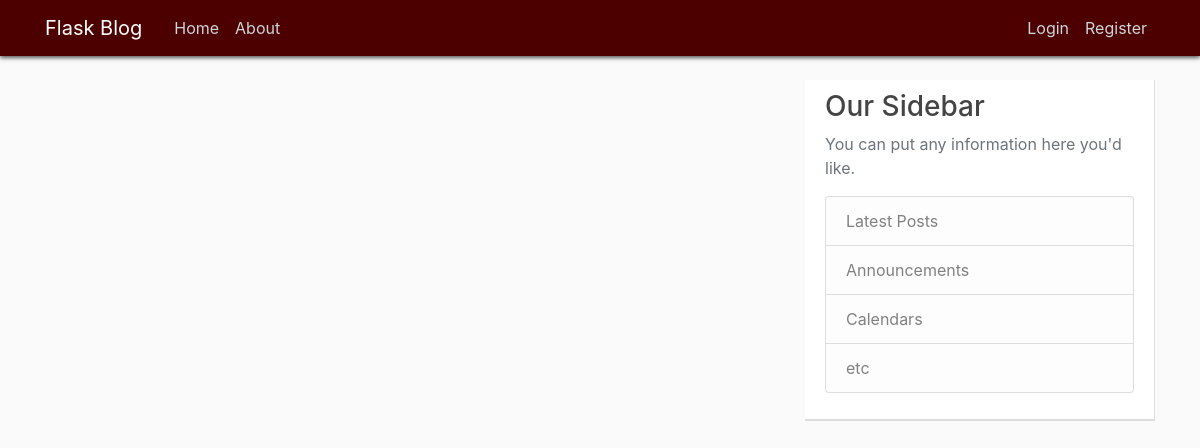
Page /home on the earlier database version.
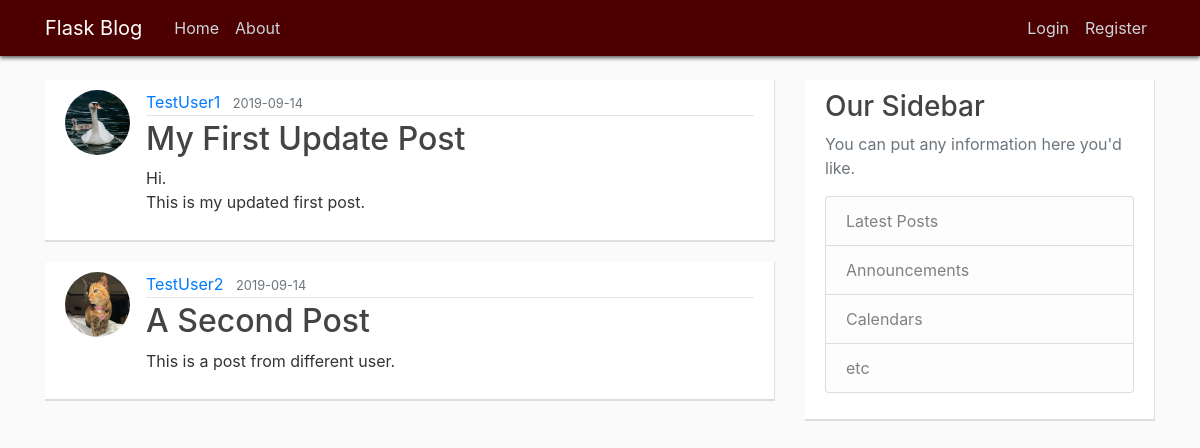
Same page on the later database version.
### pyflaskblog/models.py (models this page shows, shortened)
class Post(db.Model):
	id = db.Column(db.Integer, primary_key=True)
	title = db.Column(db.String(100), nullable=False)
	date_posted = db.Column(db.DateTime, nullable=False, default=datetime.utcnow)
	content = db.Column(db.Text, nullable=False)
	user_id = db.Column(db.Integer, db.ForeignKey('user.id'), nullable=False)

class User(db.Model, UserMixin):
	id = db.Column(db.Integer, primary_key=True)
	username = db.Column(db.String(20), unique=True, nullable=False)
	email = db.Column(db.String(120), unique=True, nullable=False)
	image_file = db.Column(db.String(20), nullable=False, default='default.jpg')
	password = db.Column(db.String(60), nullable=False)
	posts = db.relationship('Post', backref='author', lazy=True)

### pyflaskblog/routes.py (the view)
@app.route("/")
@app.route("/home")
def home():
	posts = Post.query.all()
	return render_template('home.html', posts=posts)

### pyflaskblog/templates/home.html
{% extends "layout.html" %}
{% block content %}
	{% for post in posts %}
		<article class="media content-section">
		  <img class="rounded-circle article-img" src="{{ url_for('static', filename='profile_pics/' + post.author.image_file) }}">
		  <div class="media-body">
		    <div class="article-metadata">
		      <a class="mr-2" href="#">{{ post.author.username }}</a>
		      <small class="text-muted">{{ post.date_posted.strftime('%Y-%m-%d') }}</small>
		    </div>
		    <h2><a class="article-title" href="{{ url_for('post', post_id=post.id) }}">{{ post.title }}</a></h2>
		    <p class="article-content">{{ post.content }}</p>
		  </div>
		</article>
	{% endfor %}
{% endblock content %}

### pyflaskblog/templates/layout.html (shortened to what this page needs)
<!DOCTYPE html>
<html>
<head>
    <link rel="stylesheet" href="https://stackpath.bootstrapcdn.com/bootstrap/4.3.1/css/bootstrap.min.css">
    <link rel="stylesheet" type="text/css" href="{{ url_for('static', filename='main.css') }}">
</head>
<body>
	<header class="site-header">
	  <nav class="navbar navbar-expand-md navbar-dark bg-steel fixed-top">
	    <div class="container">
	      <a class="navbar-brand mr-4" href="/">Flask Blog</a>
	      <div class="collapse navbar-collapse" id="navbarToggle">
	        <div class="navbar-nav mr-auto">
	          <a class="nav-item nav-link" href="{{ url_for('home') }}">Home</a>
	          <a class="nav-item nav-link" href="{{ url_for('about') }}"">About</a>
	        </div>
	        <div class="navbar-nav">
	        	{% if current_user.is_authenticated %}
	        		<a class="nav-item nav-link" href="{{ url_for('new_post') }}"">New Post</a>
	        		 <a class="nav-item nav-link" href="{{ url_for('account') }}"">Account</a>
	        		 <a class="nav-item nav-link" href="{{ url_for('logout') }}"">Logout</a>
	        	{% else %}
	          <a class="nav-item nav-link" href="{{ url_for('login') }}"">Login</a>
	          <a class="nav-item nav-link" href="{{ url_for('register') }}"">Register</a>
	          	{% endif %}
	        </div>
	      </div>
	    </div>
	  </nav>
	</header>
	<main role="main" class="container">
	  <div class="row">
	    <div class="col-md-8">
	      {% block content %}{% endblock %}
	    </div>
	    <div class="col-md-4">
	      <div class="content-section">
	        <h3>Our Sidebar</h3>
	        <p class='text-muted'>You can put any information here you'd like.
	          <ul class="list-group">
	            <li class="list-group-item list-group-item-light">Latest Posts</li>
	            <li class="list-group-item list-group-item-light">Announcements</li>
	            <li class="list-group-item list-group-item-light">Calendars</li>
	            <li class="list-group-item list-group-item-light">etc</li>
	          </ul>
	        </p>
	      </div>
	    </div>
	  </div>
	</main>
</body>
</html>

### pyflaskblog/static/main.css (style rules this page uses)
body { background: #fafafa; color: #333333; margin-top: 5rem; }
h1, h2, h3, h4, h5, h6 { color: #444444; }
.bg-steel { background-color: #4d0000; box-shadow: 0 2px 4px 0 rgba(51,51,51,.8); }
.site-header .navbar-nav .nav-link { color: #cbd5db; }
.content-section { background: #ffffff; padding: 10px 20px; border-bottom: 2px solid #dddddd; border-right: 1px solid #dddddd; margin-bottom: 20px; }
.article-title { color: #444444; }
.article-content { white-space: pre-line; }
.article-img { height: 65px; width: 65px; margin-right: 16px; }
.article-metadata { padding-bottom: 1px; margin-bottom: 4px; border-bottom: 1px solid #e3e3e3 }

Differences in the rows shown:
added Post: image_file (placeholder picture), author.username "TestUser1", date_posted "2019-09-14", title "My First Update Post", content "Hi. This is my updated first post."
added Post: image_file (picture), author.username "TestUser2", date_posted "2019-09-14", title "A Second Post", content "This is a post from different user."
